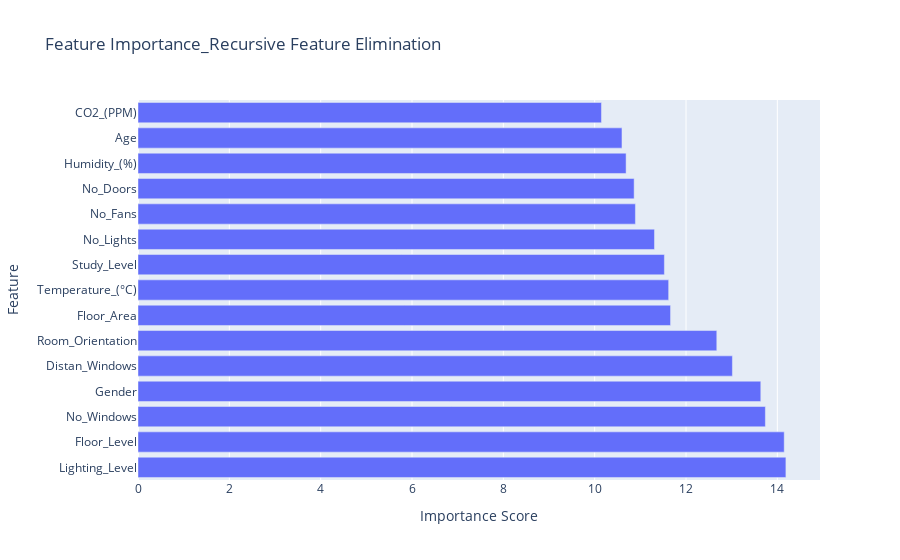

Notebook code for this chart:
### Code cell
import plotly.graph_objects as go

# Retrieve the weights of the first layer
weights = final_ann_clf.get_weights()[0]

# Compute the feature importance scores
feature_importance = np.sum(np.abs(weights), axis=1)

# Sort the features based on their importance scores
sorted_features = np.argsort(feature_importance)[::-1]

# Get the feature names and importance scores
feature_names = [inputs.columns[feature_index] for feature_index in sorted_features]
importance_scores = [feature_importance[feature_index] for feature_index in sorted_features]

# Create the horizontal bar plot
fig = go.Figure(data=go.Bar(
    x=importance_scores,
    y=feature_names,
    orientation='h'
))

# Customize the layout
fig.update_layout(
    xaxis=dict(title='Importance Score'),
    yaxis=dict(title='Feature'),
    title='Feature Importance_Recursive Feature Elimination'
)

# Show the interactive plot
fig.show()

### Figure 1 — Plotly figure (JSON) as saved in the notebook; plotly's stock layout.template omitted (floating-point values rounded to 4 significant figures)
{"data": [{"orientation": "h", "type": "bar", "x": [14.19, 14.15, 13.74, 13.64, 13.02, 12.67, 11.66, 11.62, 11.53, 11.31, 10.89, 10.86, 10.69, 10.6, 10.15], "y": ["Lighting_Level", "Floor_Level", "No_Windows", "Gender", "Distan_Windows", "Room_Orientation", "Floor_Area", "Temperature_(°C)", "Study_Level", "No_Lights", "No_Fans", "No_Doors", "Humidity_(%)", "Age", "CO2_(PPM)"]}], "layout": {"title": {"text": "Feature Importance_Recursive Feature Elimination"}, "xaxis": {"title": {"text": "Importance Score"}}, "yaxis": {"title": {"text": "Feature"}}}}
